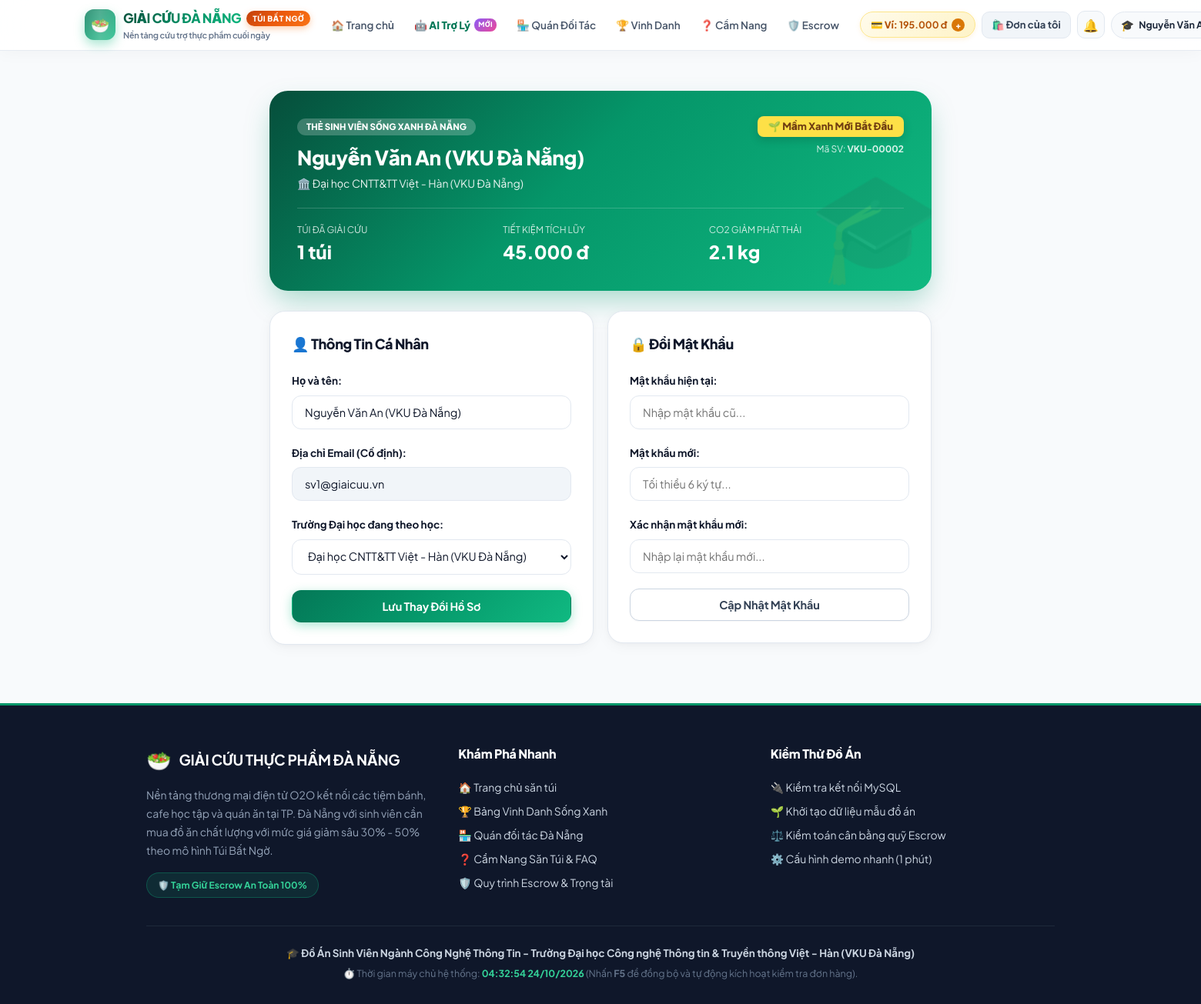
The app's page /student/ho_so.php (signed in) with its own data.
### tables this page shows
CREATE TABLE `users` (
  `id` int(11) NOT NULL AUTO_INCREMENT,
  `name` varchar(100) NOT NULL,
  `email` varchar(100) NOT NULL,
  `password` varchar(255) NOT NULL,
  `role` enum('student','shop_owner','admin') NOT NULL DEFAULT 'student',
  `balance` decimal(12,2) NOT NULL DEFAULT 0.00,
  `warning_count` int(11) NOT NULL DEFAULT 0,
  `is_locked` tinyint(1) NOT NULL DEFAULT 0,
  `created_at` datetime DEFAULT current_timestamp(),
  `university` varchar(150) DEFAULT 'Đại học CNTT&TT Việt - Hàn (VKU)',
  PRIMARY KEY (`id`),
  UNIQUE KEY `email` (`email`)
);

### functions.php (called while the page is built, shortened)
<?php
function get_logged_in_user($conn) {
    $user_id = $_SESSION['user_id'];
    $sql = "SELECT * FROM users WHERE id = ? LIMIT 1";
    $stmt = mysqli_prepare($conn, $sql);
    if ($stmt) {
        mysqli_stmt_bind_param($stmt, "i", $user_id);
        mysqli_stmt_execute($stmt);
        $result = mysqli_stmt_get_result($stmt);
        $user = mysqli_fetch_assoc($result);
        return $user;
    }
    return null;
}
function format_money($amount) {
    return number_format((float)$amount, 0, ',', '.') . ' đ';
}
function calculate_eco_impact($bag_count) {
    $bag_count = max(0, (int)$bag_count);
    return [
        'bags' => $bag_count,
        'food_kg' => round($bag_count * 0.85, 1),
        'co2_kg' => round($bag_count * 2.12, 1),
        'water_liters' => round($bag_count * 165, 0),
    ];
}
function get_user_eco_stats($conn, $user_id) {
    $user_id = (int)$user_id;
    $stmt = mysqli_prepare($conn, "SELECT COUNT(*) AS total_orders,
                                          COALESCE(SUM(b.original_price - o.price), 0) AS total_saved
                                   FROM orders o
                                   JOIN bags b ON o.bag_id = b.id
                                   WHERE o.user_id = ? AND o.status IN ('hoan_thanh', 'chuyen_tien_quan')");
    mysqli_stmt_bind_param($stmt, "i", $user_id);
    mysqli_stmt_execute($stmt);
    $res = mysqli_stmt_get_result($stmt);
    $data = mysqli_fetch_assoc($res);
    $count = (int)($data['total_orders'] ?? 0);
    $saved = (float)($data['total_saved'] ?? 0);
    $eco = calculate_eco_impact($count);
    $rank_title = '🌱 Mầm Xanh Mới Bắt Đầu';
    return [
        'count' => $count,
        'saved' => $saved,
        'eco' => $eco,
        'rank' => $rank_title
    ];
}
?>

### student/ho_so.php (the view, shortened to what this page needs)
<?php
require_once __DIR__ . '/../config.php';
require_once __DIR__ . '/../functions.php';
$user = get_logged_in_user($conn);
$eco_stats = get_user_eco_stats($conn, $user['id']);
$all_universities = [
    'Đại học CNTT&TT Việt - Hàn (VKU Đà Nẵng)',
    'Đại học Bách Khoa - ĐH Đà Nẵng',
    'Đại học Kinh Tế - ĐH Đà Nẵng',
    'Đại học Sư Phạm - ĐH Đà Nẵng',
    'Đại học Ngoại Ngữ - ĐH Đà Nẵng',
    'Đại học Duy Tân Đà Nẵng',
    'Đại học FPT Đà Nẵng',
    'Đại học Kỹ Thuật Y - Dược Đà Nẵng',
    'Trường Đại học khác tại Đà Nẵng'
];
require_once __DIR__ . '/../header.php';
?>
<div style="max-width: 860px; margin: 24px auto;">
    <div style="background: linear-gradient(135deg, #064e3b 0%, #059669 45%, #10b981 100%); color: white; border-radius: 24px; padding: 32px 36px; margin-bottom: 26px; box-shadow: 0 16px 36px -6px rgba(5, 150, 105, 0.35); position: relative; overflow: hidden;">
        <div style="position: absolute; right: -15px; bottom: -20px; font-size: 140px; opacity: 0.1; pointer-events: none;">🎓</div>
        <div style="display: flex; justify-content: space-between; align-items: flex-start; margin-bottom: 20px;">
            <div>
                <span class="badge" style="background: rgba(255,255,255,0.22); color: white; font-size: 11.5px; padding: 4px 12px; border-radius: 20px; font-weight: 800;">
                    THẺ SINH VIÊN SỐNG XANH ĐÀ NẴNG
                </span>
                <h2 style="font-size: 26px; font-weight: 900; margin-top: 8px; letter-spacing: -0.4px;">
                    <?php echo htmlspecialchars($user['name']); ?>
                </h2>
                <div style="font-size: 14px; opacity: 0.9; margin-top: 2px;">
                    🏛️ <?php echo htmlspecialchars($user['university'] ?? 'ĐH CNTT&TT Việt - Hàn (VKU)'); ?>
                </div>
            </div>
            <div style="text-align: right;">
                <span class="badge" style="background: #fde047; color: #713f12; font-size: 13px; font-weight: 900; padding: 6px 14px; box-shadow: 0 4px 12px rgba(0,0,0,0.15);">
                    <?php echo $eco_stats['rank']; ?>
                </span>
                <div style="font-size: 12px; margin-top: 6px; opacity: 0.85;">
                    Mã SV: <strong>VKU-<?php echo str_pad($user['id'], 5, '0', STR_PAD_LEFT); ?></strong>
                </div>
            </div>
        </div>
        <div style="display: grid; grid-template-columns: repeat(auto-fit, minmax(160px, 1fr)); gap: 14px; border-top: 1px solid rgba(255,255,255,0.18); padding-top: 18px;">
            <div>
                <div style="font-size: 12px; text-transform: uppercase; opacity: 0.8;">Túi đã giải cứu</div>
                <div style="font-size: 24px; font-weight: 900;"><?php echo $eco_stats['count']; ?> túi</div>
            </div>
            <div>
                <div style="font-size: 12px; text-transform: uppercase; opacity: 0.8;">Tiết kiệm tích lũy</div>
                <div style="font-size: 24px; font-weight: 900;"><?php echo format_money($eco_stats['saved']); ?></div>
            </div>
            <div>
                <div style="font-size: 12px; text-transform: uppercase; opacity: 0.8;">CO2 giảm phát thải</div>
                <div style="font-size: 24px; font-weight: 900;"><?php echo $eco_stats['eco']['co2_kg']; ?> kg</div>
            </div>
        </div>
    </div>
    <div class="form-row">
        <div class="form-col" style="min-width: 320px;">
            <div class="card" style="border-radius: 20px;">
                <h3 class="card-title" style="font-size: 18px;">👤 Thông Tin Cá Nhân</h3>
                <form action="<?php echo BASE_URL; ?>student/ho_so.php" method="POST">
                    <div class="form-group">
                        <label class="form-label">Họ và tên:</label>
                        <input type="text" name="name" class="form-control" value="<?php echo htmlspecialchars($user['name']); ?>" required>
                    </div>
                    <div class="form-group">
                        <label class="form-label">Địa chỉ Email (Cố định):</label>
                        <input type="email" class="form-control" value="<?php echo htmlspecialchars($user['email']); ?>" disabled style="background: #f1f5f9;">
                    </div>
                    <div class="form-group">
                        <label class="form-label">Trường Đại học đang theo học:</label>
                        <select name="university" class="form-control">
                            <?php foreach ($all_universities as $u): ?>
                                <option value="<?php echo htmlspecialchars($u); ?>" <?php echo (($user['university'] ?? '') === $u) ? 'selected' : ''; ?>>
                                    <?php echo htmlspecialchars($u); ?>
                                </option>
                            <?php endforeach; ?>
                        </select>
                    </div>
                    <button type="submit" name="action_update_profile" value="1" class="btn btn-primary btn-block">
                        Lưu Thay Đổi Hồ Sơ
                    </button>
                </form>
            </div>
        </div>
        <div class="form-col" style="min-width: 320px;">
            <div class="card" style="border-radius: 20px;">
                <h3 class="card-title" style="font-size: 18px;">🔒 Đổi Mật Khẩu</h3>
                <form action="<?php echo BASE_URL; ?>student/ho_so.php" method="POST">
                    <div class="form-group">
                        <label class="form-label">Mật khẩu hiện tại:</label>
                        <input type="password" name="old_password" class="form-control" required placeholder="Nhập mật khẩu cũ...">
                    </div>
                    <div class="form-group">
                        <label class="form-label">Mật khẩu mới:</label>
                        <input type="password" name="new_password" class="form-control" required placeholder="Tối thiểu 6 ký tự...">
                    </div>
                    <div class="form-group">
                        <label class="form-label">Xác nhận mật khẩu mới:</label>
                        <input type="password" name="confirm_password" class="form-control" required placeholder="Nhập lại mật khẩu mới...">
                    </div>
                    <button type="submit" name="action_change_password" value="1" class="btn btn-outline btn-block">
                        Cập Nhật Mật Khẩu
                    </button>
                </form>
            </div>
        </div>
    </div>
</div>
<?php require_once __DIR__ . '/../footer.php'; ?>

### header.php (shortened to what this page needs)
<?php
require_once __DIR__ . '/config.php';
require_once __DIR__ . '/functions.php';
$current_user = get_logged_in_user($conn);
?>
<!DOCTYPE html>
<html lang="vi">
<head>
    <link rel="stylesheet" href="<?php echo BASE_URL; ?>css/style.css">
</head>
<body>
<header class="header-nav">
    <div class="nav-container">
        <a href="<?php echo BASE_URL; ?>index.php" class="logo-area">
            <div class="logo-badge">🥗</div>
            <div class="logo-info">
                <div class="logo-title-row">
                    <span class="logo-text">GIẢI CỨU ĐÀ NẴNG</span>
                    <span class="logo-tag">Túi Bất Ngờ</span>
                </div>
                <small class="logo-subtitle">Nền tảng cứu trợ thực phẩm cuối ngày</small>
            </div>
        </a>
        <nav class="nav-main">
            <a href="<?php echo BASE_URL; ?>index.php" class="nav-link">🏠 Trang chủ</a>
            <a href="<?php echo BASE_URL; ?>ai_tro_ly.php" class="nav-link nav-link-ai">
                🤖 AI Trợ Lý
                <span class="nav-tag-new">MỚI</span>
            </a>
            <a href="<?php echo BASE_URL; ?>doi_tac.php" class="nav-link">🏪 Quán Đối Tác</a>
            <a href="<?php echo BASE_URL; ?>vinh_danh.php" class="nav-link">🏆 Vinh Danh</a>
            <a href="<?php echo BASE_URL; ?>faq.php" class="nav-link">❓ Cẩm Nang</a>
            <a href="<?php echo BASE_URL; ?>quy_trinh.php" class="nav-link">🛡️ Escrow</a>
        </nav>
        <div class="nav-user-area">
            <?php if (!$current_user): ?>
                <a href="<?php echo BASE_URL; ?>dang_ky.php" class="nav-link">Đăng ký</a>
                <a href="<?php echo BASE_URL; ?>dang_nhap.php" class="btn btn-primary btn-sm" style="padding: 6px 16px;">Đăng nhập</a>
            <?php elseif ($current_user['role'] === 'student'): ?>
                <a href="<?php echo BASE_URL; ?>student/vi_tien.php" class="nav-balance" title="Số dư ví ký quỹ Escrow">
                    <span>💳 Ví: <strong><?php echo format_money($current_user['balance']); ?></strong></span>
                    <span class="nav-balance-plus">+</span>
                </a>
                <a href="<?php echo BASE_URL; ?>student/don_hang.php" class="nav-link nav-orders-pill">
                    🛍️ Đơn của tôi
                </a>
                <a href="<?php echo BASE_URL; ?>thong_bao.php" class="nav-icon-btn" title="Thông báo">
                    🔔
                </a>
                <a href="<?php echo BASE_URL; ?>student/ho_so.php" class="nav-user-pill" title="Hồ sơ cá nhân">
                    <span class="user-pill-avatar">🎓</span>
                    <span class="user-pill-name"><?php echo htmlspecialchars($current_user['name']); ?></span>
                </a>
            <?php endif; ?>
        </div>
    </div>
</header>
<main class="container">

### records on screen
users: balance "195.000 đ", name "Nguyễn Văn An (VK…", name "Nguyễn Văn An (VKU Đà Nẵng)", university "Đại học CNTT&TT Việt - Hàn (VKU Đà Nẵng)", id "00002", email "sv1@giaicuu.vn"

### other values on screen
$eco_stats['rank'] "🌱 Mầm Xanh Mới Bắt Đầu"
$eco_stats['count'] "1"
format_money($eco_stats['saved']) "45.000 đ"
$eco_stats['eco']['co2_kg'] "2.1"
